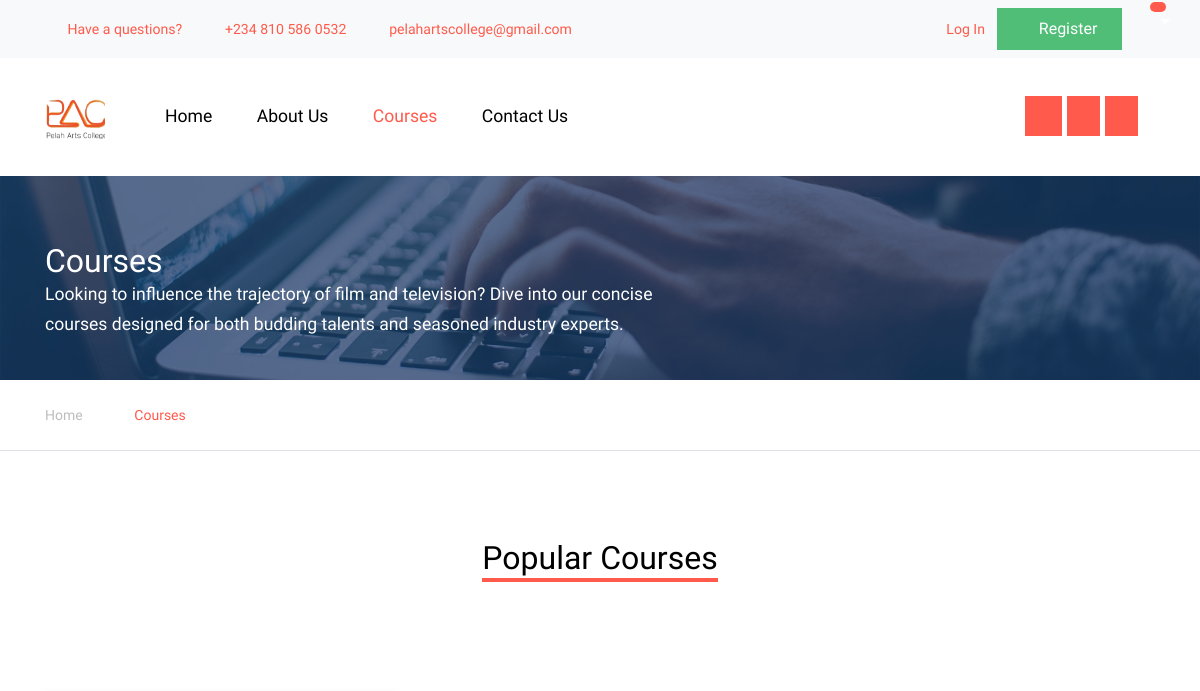
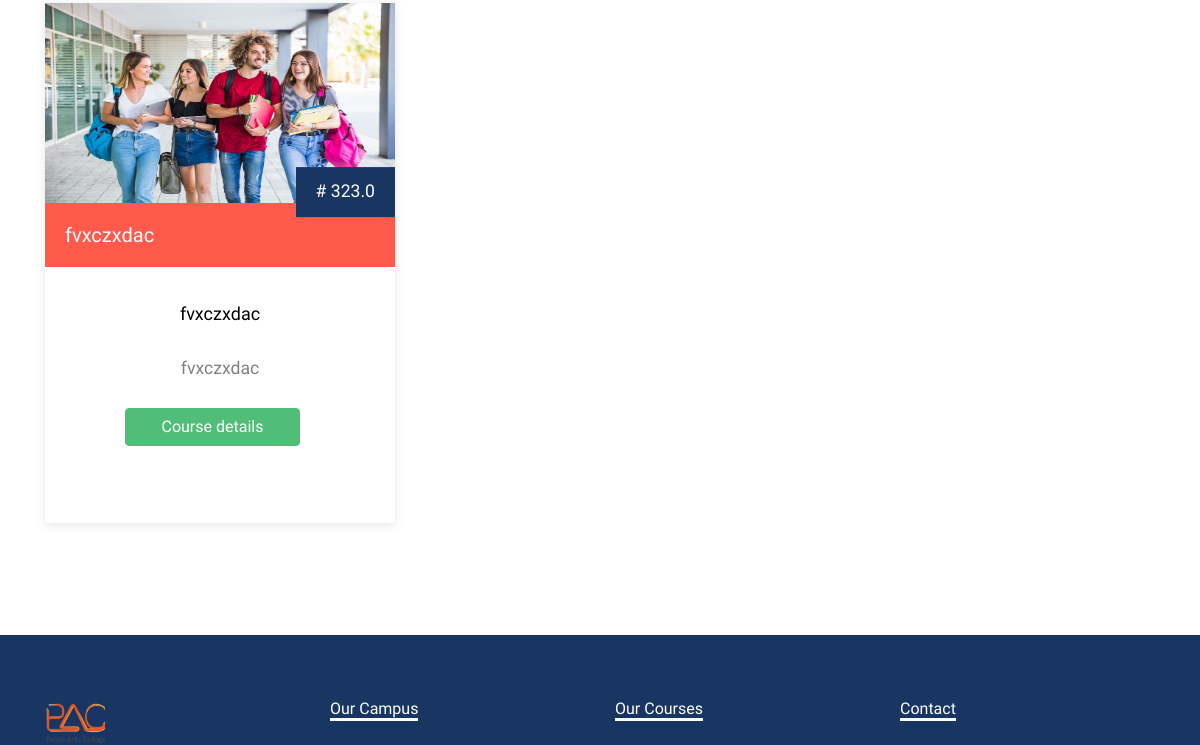
The app's page /courses (upper part), older data (2 pictures, top to bottom).
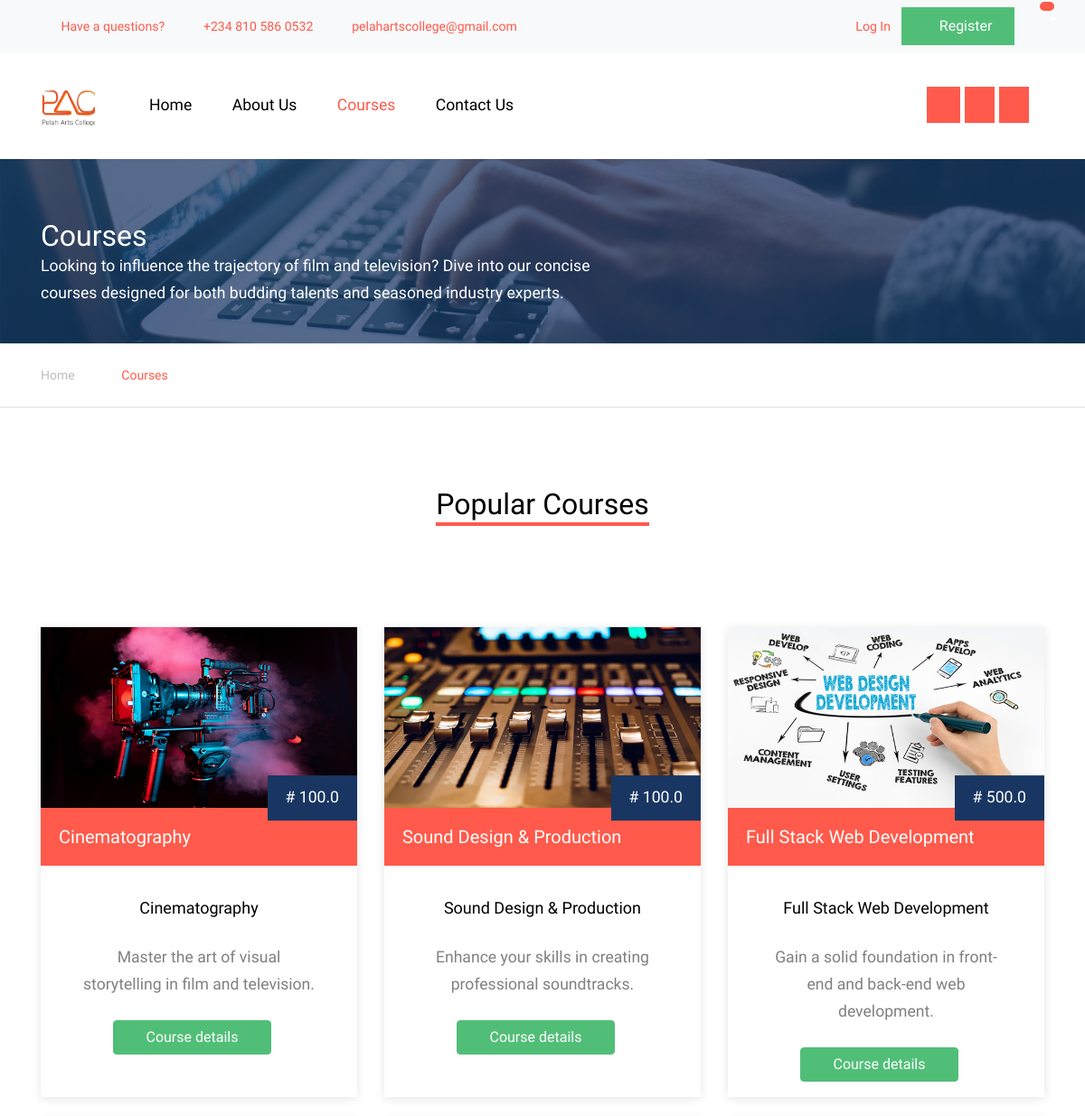
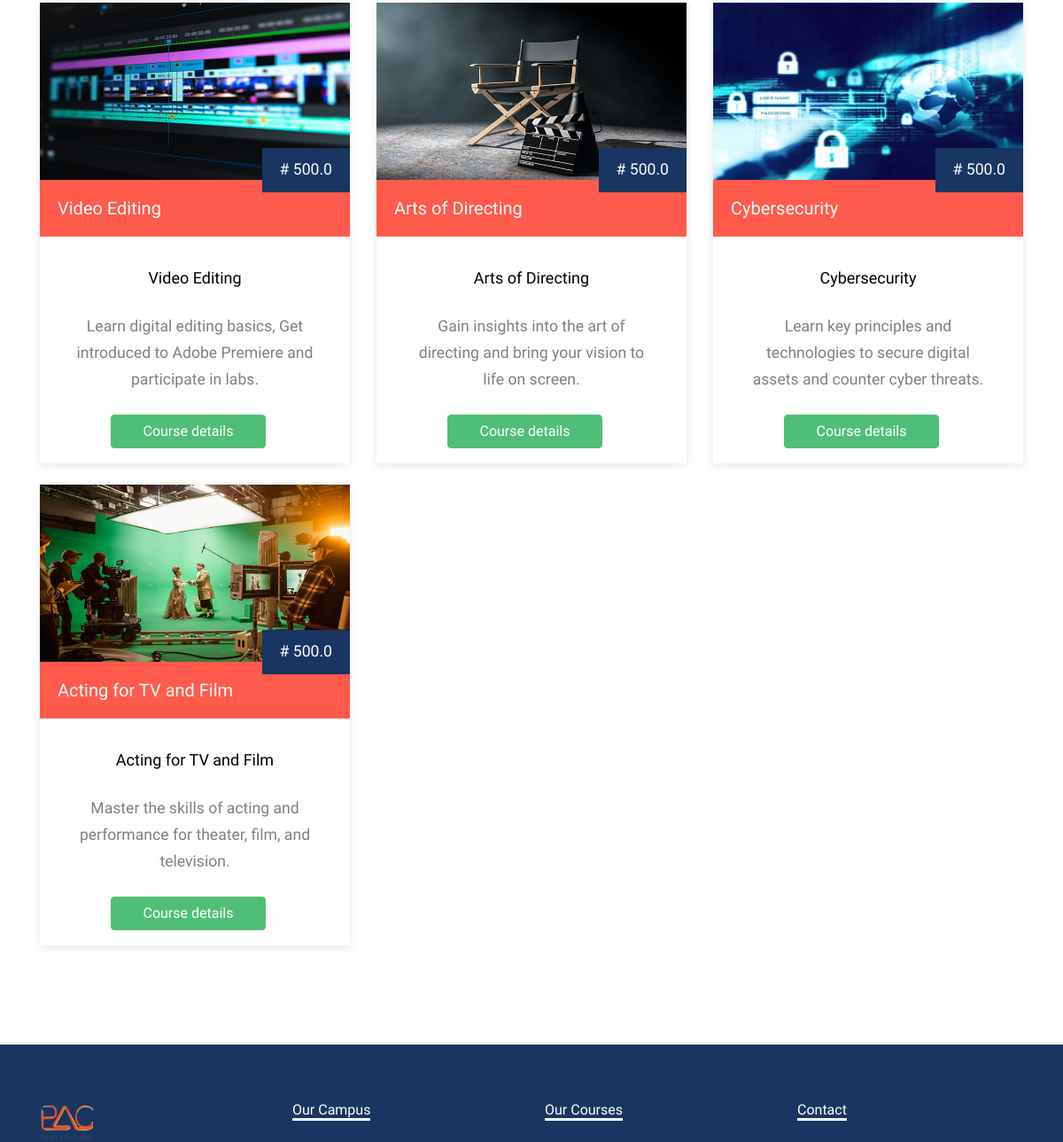
The same page, newer data (2 pictures, top to bottom).
### model.py (models this page shows, shortened)
class Course(db.Model):
    id = db.Column(db.Integer, primary_key=True)
    title = db.Column(db.String(150))
    description = db.Column(db.String(500))
    price = db.Column(db.Float)
    student_id = db.Column(db.Integer, db.ForeignKey('student.id'))
    instructor_id = db.Column(db.Integer, db.ForeignKey('instructor.id'))
    image = db.Column(db.String(150), nullable=False)
    category = db.Column(db.String(100), nullable=False)
    duration = db.Column(db.String(30))
    instructor = db.relationship('Instructor', back_populates='courses')
    payments = db.relationship('Payment', back_populates='course')

### main.py (the view)
@app.route('/courses')
def courses():
    all_courses = Course.query.all()
    return render_template('courses.html', courses=all_courses)

### templates/courses.html (shortened to what this page needs)
<!DOCTYPE html>
<html lang="en">
  <head>
    <link rel="stylesheet" href="{{ url_for('static', filename='css/bootstrap.min.css') }}">
    <link rel="stylesheet" href="{{ url_for('static', filename='css/jquery-ui.css') }}">
    <link rel="stylesheet" href="{{ url_for('static', filename='css/owl.carousel.min.css') }}">
    <link rel="stylesheet" href="{{ url_for('static', filename='css/owl.theme.default.min.css') }}">
    <link rel="stylesheet" href="{{ url_for('static', filename='css/jquery.fancybox.min.css') }}">
    <link rel="stylesheet" href="{{ url_for('static', filename='css/bootstrap-datepicker.css') }}">
    <link rel="stylesheet" href="{{ url_for('static', filename='fonts/flaticon/font/flaticon.css') }}">
    <link rel="stylesheet" href="{{ url_for('static', filename='css/jquery.mb.YTPlayer.min.css') }}" media="all" type="text/css">
    <link rel="stylesheet" href="{{ url_for('static', filename='css/style.css') }}">
    <link rel="stylesheet" href="{{ url_for('static', filename='fonts/icomoon/style.css') }}">
  </head>
  <body data-spy="scroll" data-target=".site-navbar-target" data-offset="300">
    <div class="site-wrap">
      <div class="py-2 bg-light">
        <div class="container">
          <div class="row align-items-center">
            <div class="col-lg-8 d-none d-lg-block">
              <a href="contact.html" class="small mr-3"
                ><span class="icon-question-circle-o mr-2"></span> Have a
                questions?</a
              >
              <a href="#" class="small mr-3"
                ><span class="icon-phone2 mr-2"></span> +234 810 586 0532</a
              >
              <a href="#" class="small mr-3"
                ><span class="icon-envelope-o mr-2"></span>
                pelahartscollege@gmail.com</a
              >
            </div>
            <div class="col-lg-4 text-right">
              <div class="row">
                <div class="col">
                  {% if current_user.is_authenticated %}
                  <div class="user-info">
                      <h2 class="small mr-2" style="font-size: 20px; display: inline;">Welcome, {{ current_user.username }}!</h2>
                      {% if current_user.student_profile and current_user.student_profile.profile_image %}
                      <img src="{{ url_for('static', filename='uploads/' + current_user.student_profile.profile_image) }}" alt="Profile Image" class="img-fluid" style="max-width: 50px; border-radius: 50%; margin-left: 10px;">
                      {% endif %}
                  </div>
                  <a href="{{ url_for('auth.logout') }}" class="small mr-2">Logout</a>
                  {% else %}
                  <a href="{{ url_for('auth.login') }}" class="small mr-2"><span class="icon-unlock-alt"></span> Log In</a>
                  <a href="{{ url_for('auth.register') }}" class="small btn btn-primary px-4 py-2 rounded-0"><span class="icon-users"></span> Register</a>
                  {% endif %}
                </div>
                <div class="dropdown">
                  <a href="#" class="dropdown-toggle" id="cartDropdown" data-toggle="dropdown" aria-haspopup="true" aria-expanded="false" style="color: #fff;">
                      <span class="icon-shopping-cart"  style="position: relative; color: #000;">
                          <span class="badge badge-pill custom-badge" style="position: absolute; top: -10px; right: -10px; width: 10px; height: 10px; background-color: #ff5a4b;">
                          </span>
                      </span>
                  </a>
                </div>
              </div>
            </div>
          </div>
        </div>
      </div>
      <header class="site-navbar py-4 js-sticky-header site-navbar-target" role="banner">
        <div class="container">
          <div class="d-flex align-items-center">
            <div class="site-logo">
              <a href="{{ url_for('home') }}" class="d-block">
                <img style="width: 60px" src="{{ url_for('static', filename='images/WhatsApp_Image_2024-03-08_at_08.55.48_e7c7c63c.png') }}" alt="Image" class="img-fluid" />
              </a>
            </div>
            <div class="mr-auto">
              <nav class="site-navigation position-relative text-right" role="navigation">
                <ul class="site-menu main-menu js-clone-nav mr-auto d-none d-lg-block">
                  <li><a href="{{ url_for('home') }}" class="nav-link text-left">Home</a></li>
                  <li class="has-children">
                    <a href="{{ url_for('about') }}" class="nav-link text-left">About Us</a>
                  </li>
                  <li class="active"><a href="{{ url_for('courses') }}" class="nav-link text-left">Courses</a></li>
                  <li><a href="{{ url_for('contact') }}" class="nav-link text-left">Contact Us</a></li>
                  <div style="display: inline; margin-left: 27rem;">
                    <a href="https://web.facebook.com/profile.php?id=61558722697407"><span style="background-color: #ff5a4b; color: #fff; padding: 10px 12px 10px 12px ; " class="icon-facebook"></span></a>
                    <a href="https://twitter.com/ArtsPelah9167"><span style="background-color: #ff5a4b; color: #fff; padding: 10px;" class="icon-twitter"></span></a>
                    <a href="#"><span style="background-color: #ff5a4b; color: #fff; padding: 10px;" class="icon-linkedin"></span></a>
                  </div>
                </ul>
              </nav>
            </div>
          </div>
        </div>
      </header>
      <div
        class="site-section ftco-subscribe-1 site-blocks-cover pb-4"
        style="background-image: url('{{ url_for('static', filename='images/bg_1.jpg') }}')"
      >
        <div class="container">
          <div class="row align-items-end">
            <div class="col-lg-7">
              <h2 class="mb-0">Courses</h2>
              <p>
                Looking to influence the trajectory of film and television? Dive
                into our concise courses designed for both budding talents and
                seasoned industry experts.
              </p>
            </div>
          </div>
        </div>
      </div>
      <div class="custom-breadcrumns border-bottom">
        <div class="container">
          <a href="{{url_for('home')}}">Home</a>
          <span class="mx-3 icon-keyboard_arrow_right"></span>
          <span class="current">Courses</span>
        </div>
      </div>
      <div class="site-section">
        {% block content %}
        <div class="container">
          <div class="row mb-5 justify-content-center text-center">
            <div class="col-lg-6 mb-5">
              <h2 class="section-title-underline mb-3">
                <span>Popular Courses</span>
              </h2>
            </div>
          </div>
          <div class="row">
            {% for course in courses %}
            <div class="col-lg-4 col-md-6 mb-4">
              <div class="course-1-item" style="height: ;">
                <figure class="thumnail">
                  <a href="{{ url_for('course', course_id=course.id) }}"
                    ><img
                      class="img-fluid"
                      src="{{ url_for('static', filename='images/' + course.image) }}"
                      alt=""
                  /></a>
                  <div class="price"># {{ course.price }}</div>
                  <div class="category">
                    <h3>
                      <a href="{{ url_for('course', course_id=course.id) }}" style="color: #fff;"
                        >{{ course.title }}</a
                      >
                    </h3>
                  </div>
                </figure>
                <div class="course-1-content pb-4">
                  <h2>{{ course.title }}</h2>
                  <p class="card-text">{{ course.description }}</p>
                </div>
                <a href="{{ url_for('course', course_id=course.id) }}" class="btn btn-primary" style="width: 50%; margin-left: 5rem;">Course details</a>
              </div>
            </div>
            {% endfor %}
          </div>
        </div>
        {% endblock %}
      </div>
      <div class="footer">
        <div class="container">
          <div class="row">
            <div class="col-lg-3">
              <p class="mb-4"><img style="width: 60px;" src="{{ url_for('static', filename='images/WhatsApp_Image_2024-03-08_at_08.55.48_e7c7c63c.png') }}" alt="Image" class="img-fluid"></p>
            </div>
            <div class="col-lg-3">
              <h3 class="footer-heading"><span>Our Campus</span></h3>
            </div>
            <div class="col-lg-3">
                <h3 class="footer-heading"><span>Our Courses</span></h3>
            </div>
            <div class="col-lg-3">
                <h3 class="footer-heading"><span>Contact</span></h3>
            </div>
          </div>
        </div>
      </div>
    </div>
  </body>
</html>

Row changes from the older to the newer data that the page shows:
changed Course: image: a different picture; price "323.0" → "100.0"; title "fvxczxdac" → "Cinematography"; description "fvxczxdac" → "Master the art of visual storytelling in film and television."
added Course: image (picture), price "100.0", title "Sound Design & Production", description "Enhance your skills in creating professional soundtracks."
added Course: image (picture), price "500.0", title "Full Stack Web Development", description "Gain a solid foundation in front-end and back-end web development."
added Course: image (picture), price "500.0", title "Video Editing", description "Learn digital editing basics, Get introduced to Adobe Premiere and participate in labs."
added Course: image (picture), price "500.0", title "Arts of Directing", description "Gain insights into the art of directing and bring your vision to life on screen."
added Course: image (picture), price "500.0", title "Cybersecurity", description "Learn key principles and technologies to secure digital assets and counter cyber threats."
added Course: image (picture), price "500.0", title "Acting for TV and Film", description "Master the skills of acting and performance for theater, film, and television."
